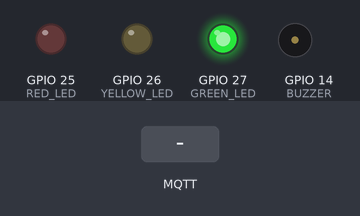
A sketch run on a simulated ESP32. Shown: output pins drawn as LEDs (lit = HIGH), buzzer (waves = sounding, pin HIGH). Dashed ring = blinking. The test bench sets the inputs (shaded band). WiFi joins after 1.5 s; servers stay silent unless stated; a WiFi scan finds three made-up networks; random numbers use the default seed unless the sketch sets one; no MQTT or app messages arrive unless stated; what the sketch prints to the serial monitor is not drawn.

Above: at 2.7 s.
2.8 s: MQTT message "CRITICAL" arrives on the first subscribed topic
At 2.87 s:
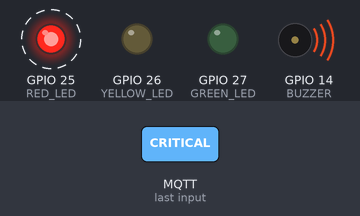
5.8 s: MQTT message "POTENTIAL" arrives on the first subscribed topic
At 6.5 s:
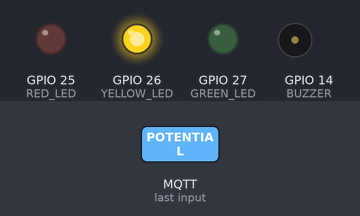
7.3 s: MQTT message "NORMAL" arrives on the first subscribed topic
At 7.6 s:
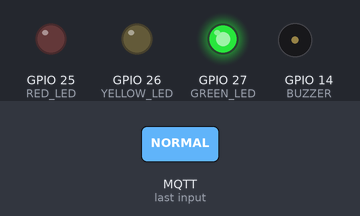
Timing chart, 0 to 10.3 s (numbered marks = the images above; inputs shaded):
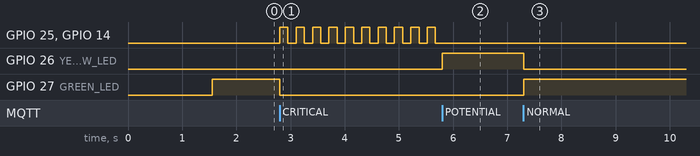

Measured:
- after the input at 2.8 s, GPIO 25 (RED_LED), GPIO 14 (BUZZER): alternates HIGH for 0.15 s and LOW for 0.15 s, starting at once; GPIO 27 (GREEN_LED): HIGH → LOW at once
- after the input at 5.8 s, GPIO 26 (YELLOW_LED): LOW → HIGH at once
- after the input at 7.3 s, GPIO 26 (YELLOW_LED): HIGH → LOW at once; GPIO 27 (GREEN_LED): LOW → HIGH at once

The sketch:

DCS-Project.ino
```cpp
#include <WiFi.h>
#include <WiFiClientSecure.h>
#include <PubSubClient.h>

// ===== WIFI =====
const char* ssid = "DCS-Project";
const char* password = "dcs_#2026";

// ===== MQTT =====
const char* mqtt_server = "539babfa710d4b04b3dd26f984194029.s1.eu.hivemq.cloud";
const int mqtt_port = 8883;
const char* mqtt_user = "aliassafi";
const char* mqtt_pass = "Dcs#2026";

// ===== PINS =====
#define RED_LED 25
#define YELLOW_LED 26
#define GREEN_LED 27
#define BUZZER 14

WiFiClientSecure espClient;
PubSubClient client(espClient);

// ===== STATE =====
String currentSeverity = "NORMAL";

// ===== TIMING =====
unsigned long lastBlink = 0;
unsigned long lastSend = 0;
unsigned long lastAlertTime = 0;

bool redState = false;

// ===== WIFI =====
void setup_wifi() {

  Serial.println("Connecting WiFi...");

  WiFi.mode(WIFI_STA);
  WiFi.begin(ssid, password);

  while (WiFi.status() != WL_CONNECTED) {

    delay(500);
    Serial.print(".");
  }

  Serial.println("\nWiFi Connected!");
  Serial.print("IP Address: ");
  Serial.println(WiFi.localIP());
}

// ===== SCAN NEARBY WIFI =====
void scanNearbyWiFi() {

  Serial.println("Scanning Nearby WiFi Networks...");

  int networks = WiFi.scanNetworks(false, true);

  if (networks == 0) {

    Serial.println("No Nearby WiFi Found");
  }
  else {

    Serial.print("Networks Found: ");
    Serial.println(networks);

    for (int i = 0; i < networks; ++i) {

      String foundSSID = WiFi.SSID(i);

      if (foundSSID == "") {
        foundSSID = "Hidden_Network";
      }

      int foundRSSI = WiFi.RSSI(i);
      String foundMAC = WiFi.BSSIDstr(i);
      int foundChannel = WiFi.channel(i);

      // ===== JSON PAYLOAD =====
      String payload = "{";

      payload += "\"ssid\":\"" + foundSSID + "\",";
      payload += "\"rssi\":" + String(foundRSSI) + ",";
      payload += "\"mac\":\"" + foundMAC + "\",";
      payload += "\"channel\":" + String(foundChannel);

      payload += "}";

      // ===== SERIAL =====
      Serial.println("--------------------------------");
      Serial.println("SSID     : " + foundSSID);
      Serial.println("RSSI     : " + String(foundRSSI));
      Serial.println("MAC      : " + foundMAC);
      Serial.println("CHANNEL  : " + String(foundChannel));
      Serial.println("--------------------------------");

      // ===== MQTT SEND =====
      client.publish("ids/data", payload.c_str());

      delay(1000);
    }
  }

  WiFi.scanDelete();
}

// ===== MQTT CALLBACK =====
void callback(char* topic, byte* payload, unsigned int length) {

  String message;

  for (int i = 0; i < length; i++) {
    message += (char)payload[i];
  }

  Serial.println("Received Alert: " + message);

  lastAlertTime = millis();

  // ===== SEVERITY =====
  if (message.indexOf("CRITICAL") != -1) {

    currentSeverity = "CRITICAL";
  }
  else if (message.indexOf("POTENTIAL") != -1) {

    currentSeverity = "POTENTIAL";
  }
  else {

    currentSeverity = "NORMAL";
  }

  Serial.println("Current Severity: " + currentSeverity);
}

// ===== MQTT RECONNECT =====
void reconnect() {

  while (!client.connected()) {

    Serial.print("Connecting MQTT...");

    String clientId = "ESP32Client-";
    clientId += String(random(0xffff), HEX);

    if (client.connect(clientId.c_str(), mqtt_user, mqtt_pass)) {

      Serial.println("MQTT Connected!");

      client.subscribe("ids/alerts");
    }
    else {

      Serial.print("MQTT Failed: ");
      Serial.println(client.state());

      delay(3000);
    }
  }
}

// ===== SETUP =====
void setup() {

  Serial.begin(115200);

  // ===== OUTPUT PINS =====
  pinMode(RED_LED, OUTPUT);
  pinMode(YELLOW_LED, OUTPUT);
  pinMode(GREEN_LED, OUTPUT);
  pinMode(BUZZER, OUTPUT);

  digitalWrite(RED_LED, LOW);
  digitalWrite(YELLOW_LED, LOW);
  digitalWrite(GREEN_LED, LOW);
  digitalWrite(BUZZER, LOW);

  // ===== WIFI =====
  setup_wifi();

  // ===== MQTT =====
  espClient.setInsecure();

  client.setServer(mqtt_server, mqtt_port);
  client.setCallback(callback);
}

// ===== LOOP =====
void loop() {

  // ===== MQTT =====
  if (!client.connected()) {
    reconnect();
  }

  client.loop();

  unsigned long now = millis();

  // ===== SEND EVERY 10 SECONDS =====
  if (now - lastSend > 10000) {

    lastSend = now;

    // ===== CURRENT WIFI =====
    String payload = "{";

    payload += "\"ssid\":\"" + WiFi.SSID() + "\",";
    payload += "\"rssi\":" + String(WiFi.RSSI()) + ",";
    payload += "\"mac\":\"" + WiFi.macAddress() + "\",";
    payload += "\"channel\":" + String(WiFi.channel());

    payload += "}";

    Serial.println("Sending Current WiFi:");
    Serial.println(payload);

    client.publish("ids/data", payload.c_str());

    // ===== SCAN NEARBY WIFI =====
    scanNearbyWiFi();
  }

  // ===== AUTO RESET =====
  if (currentSeverity != "NORMAL" && (now - lastAlertTime > 10000)) {

    Serial.println("Resetting to NORMAL");

    currentSeverity = "NORMAL";
  }

  // ===== NORMAL =====
  if (currentSeverity == "NORMAL") {

    digitalWrite(GREEN_LED, HIGH);

    digitalWrite(YELLOW_LED, LOW);
    digitalWrite(RED_LED, LOW);

    digitalWrite(BUZZER, LOW);
  }

  // ===== POTENTIAL =====
  else if (currentSeverity == "POTENTIAL") {

    digitalWrite(GREEN_LED, LOW);

    digitalWrite(YELLOW_LED, HIGH);
    digitalWrite(RED_LED, LOW);

    digitalWrite(BUZZER, LOW);
  }

  // ===== CRITICAL =====
  else if (currentSeverity == "CRITICAL") {

    digitalWrite(GREEN_LED, LOW);
    digitalWrite(YELLOW_LED, LOW);

    if (now - lastBlink > 150) {

      lastBlink = now;

      redState = !redState;

      digitalWrite(RED_LED, redState);
      digitalWrite(BUZZER, redState);
    }
  }
}
```
